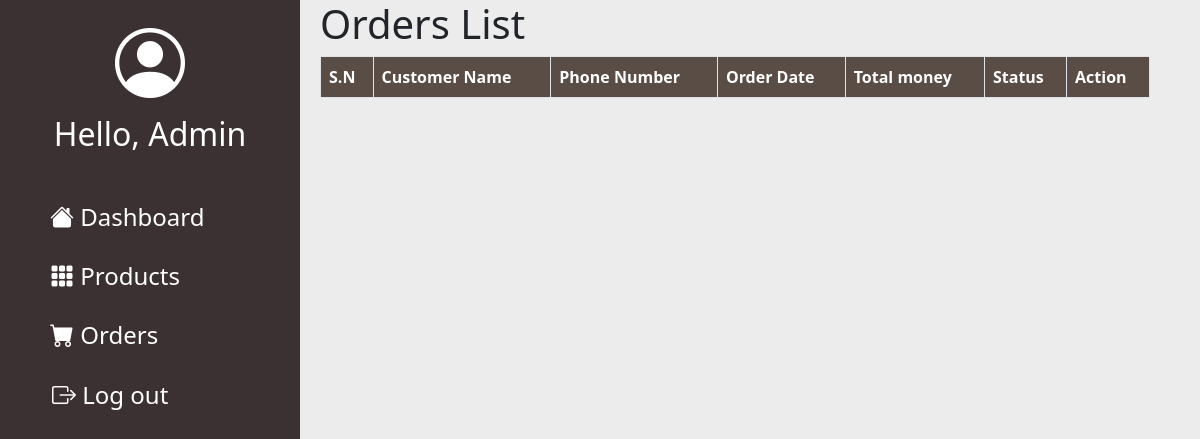
The app's page /AdPages/pages/orders.php (signed in), older data.
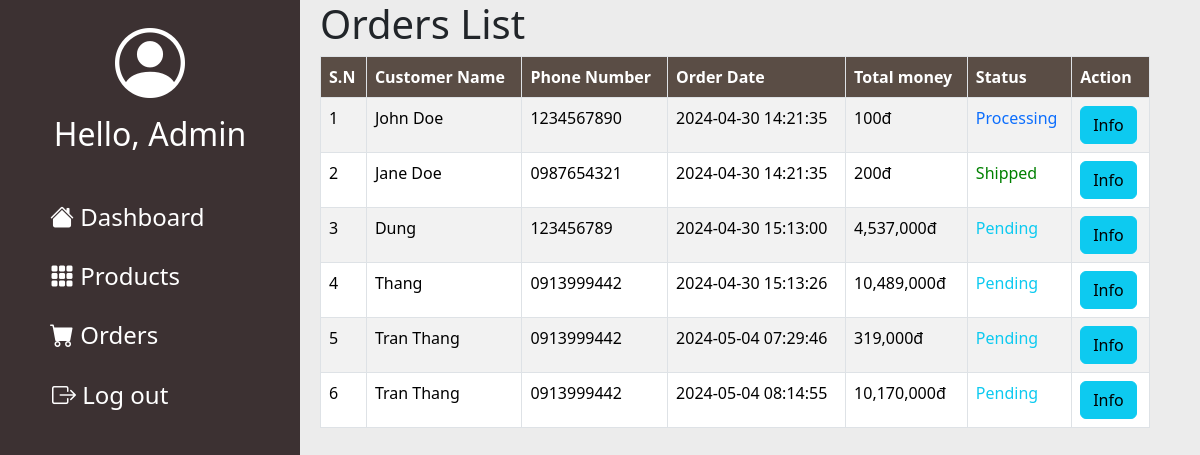
The same page, newer data.
### tables this page shows
CREATE TABLE `orders` (
  `id` int(10) NOT NULL,
  `user_id` int(10) NOT NULL,
  `full_name` varchar(50) NOT NULL,
  `email` varchar(50) NOT NULL,
  `phone_number` varchar(10) NOT NULL,
  `address` varchar(50) NOT NULL,
  `note` text DEFAULT NULL,
  `order_date` datetime NOT NULL,
  `status` varchar(50) NOT NULL,
  `total_money` int(10) NOT NULL
);

### AdPages/pages/orders.php (the view, shortened to what this page needs)
<?php
    include "../components/db.php";
?>
<!DOCTYPE html>
<html lang="en">
    <head>
        <link href="https://cdn.jsdelivr.net/npm/bootstrap@5.3.3/dist/css/bootstrap.min.css" rel="stylesheet">
        <link rel="stylesheet" href="https://cdn.jsdelivr.net/npm/bootstrap-icons@1.11.3/font/bootstrap-icons.min.css">
        <link rel="stylesheet" href="../style/admin.css">
    </head>
    <body>
        <div class="main-container">
            <?php include "../components/leftMain.php" ?>
            <div class="right-main">
            <div style="margin-right: 50px;">
                <h1>Orders List </h1>
                <table class="table table-striped table-bordered">
                    <thead>
                        <tr>
                        <th scope="col">S.N</th>
                        <th scope="col">Customer Name</th>
                        <th scope="col">Phone Number</th>
                        <th scope="col">Order Date</th>
                        <th scope="col">Total money</th>
                        <th scope="col">Status</th>
                        <th scope="col">Action</th>
                        </tr>
                    </thead>
                    <tbody>
                    <?php
                        $query = "SELECT * FROM orders";
                        $result = mysqli_query($link, $query);
                        $no = 0;
                        while (mysqli_num_rows($result) > 0 && $row = mysqli_fetch_assoc($result)){
                            $no++;
                            echo '
                                <tr>
                                    <td>'.$no.'</td>
                                    <td>'.$row['full_name'].'</td>
                                    <td>'.$row['phone_number'].'</td>
                                    <td>'.$row['order_date'].'</td>
                                    <td>'.number_format($row['total_money']).'đ</td>
                            ';
                            if ($row['status'] == 'Shipped'){
                                echo' <td style="color: green">'.$row['status'].'</td> ';
                            }
                            else if ($row['status'] == 'Pending'){
                                echo' <td style="color: #0DCAF0">'.$row['status'].'</td> ';
                            }
                            else if ($row['status'] == 'Processing'){
                                echo' <td style="color: #0C6EFD">'.$row['status'].'</td> ';
                            }
                            else{
                                echo' <td style="color: red">'.$row['status'].'</td> ';
                            }
                            echo '
                                    <td>
                                        <a type="button" class="btn btn-info"  href="detail.php?id='.$row['id'].'">Info</button>
                                    </td>
                                </tr>
                            ';
                        }
                    ?>
                    </tbody>
                </table>
            </div>
            </div>
        </div>
    </body>
</html>

Row changes from the older to the newer data that the page shows:
added orders: full_name "John Doe", phone_number "1234567890", order_date "2024-04-30 14:21:35", total_money "100", status "Processing"
added orders: full_name "Jane Doe", phone_number "0987654321", order_date "2024-04-30 14:21:35", total_money "200", status "Shipped"
added orders: full_name "Dung", phone_number "123456789", order_date "2024-04-30 15:13:00", total_money "4,537,000", status "Pending"
added orders: full_name "Thang", phone_number "0913999442", order_date "2024-04-30 15:13:26", total_money "10,489,000", status "Pending"
added orders: full_name "Tran Thang", phone_number "0913999442", order_date "2024-05-04 07:29:46", total_money "319,000", status "Pending"
added orders: full_name "Tran Thang", phone_number "0913999442", order_date "2024-05-04 08:14:55", total_money "10,170,000", status "Pending"
